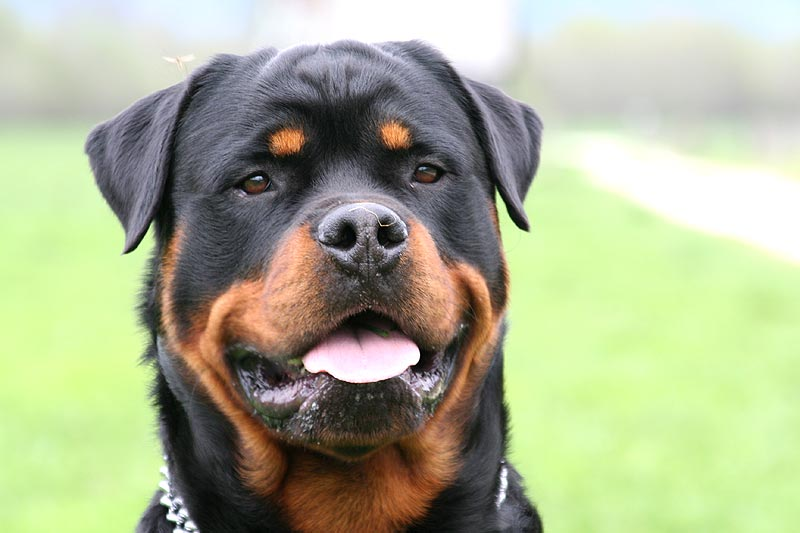
#> input picture practical_coding/computer_vision_coding/HaarCascade_ObjectDetection/images/rot.jpg, 800 x 533 px, found by its file name
$ jupyter execute cv2_basics.ipynb   (shell and % lines are left out)
#> lines starting #> are read from the running program, lines starting #| are printed output that depends on the picture
[cell 1]
import cv2
import matplotlib.pyplot as plt
import numpy as np

[cell 2]
from IPython.core.interactiveshell import InteractiveShell
InteractiveShell.ast_node_interactivity = "all"

# Loading a image

**cv2.IMREAD_GRAYSCALE** :  0 <br />
**cv2.IMREAD_COLOR** :  1  <br />
**cv2.IMREAD_UNCHANGED** :  -1 <br/>

cv2.IMREAD_UNCHANGED Reads alpha channel : In short which offers transparency

**what is alpha channel ?** <br/>
The alpha channel is a special channel that handles transparency. When an image has an alpha channel on it, it means you can adjust the image's opacity levels and make bits translucent or totally see-through. The alpha channel is instrumental when you want to remove the background from an image.

[cell 3]
image = cv2.imread("rot.jpg",1)
#> image is the input picture: shape (533, 800, 3); mean B, G, R 147, 178.9, 171.6
print(image.shape)
#| (533, 800, 3)
print(image)
#> (printed output is left out)

The below image displayed is different from original image **why ?** <br />
**Opencv** stores image in **BGR format** whereas **Matplotlib** show image in **RGB format** <br />
Lets Correct it

[cell 4]
plt.imshow(image)
#> (this line was passed over: IPython is not available in this run)

**Corrected Image**

[cell 5]
image = image[:,:,::-1]
plt.imshow(image)
#> (this line was passed over: IPython is not available in this run)

#### Lets explore color channels

[cell 6]
b,g,r = cv2.split(image)
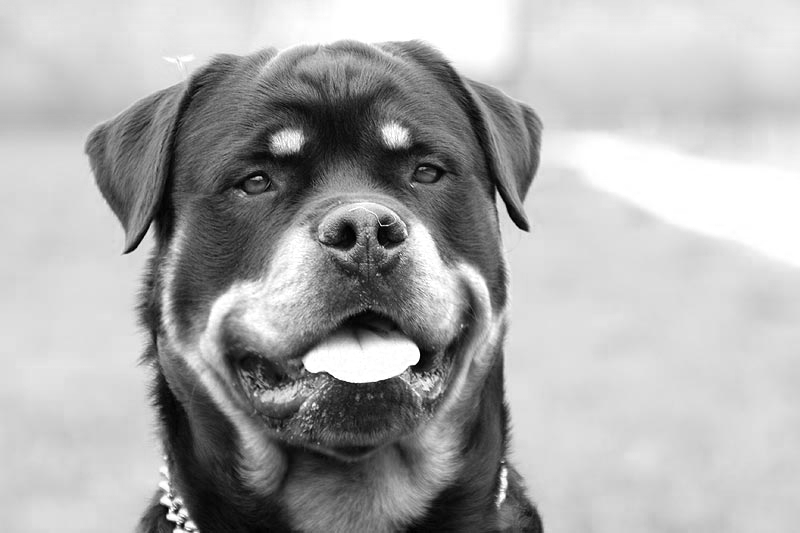
#> b: shape (533, 800); min 0, max 255, mean 171.6
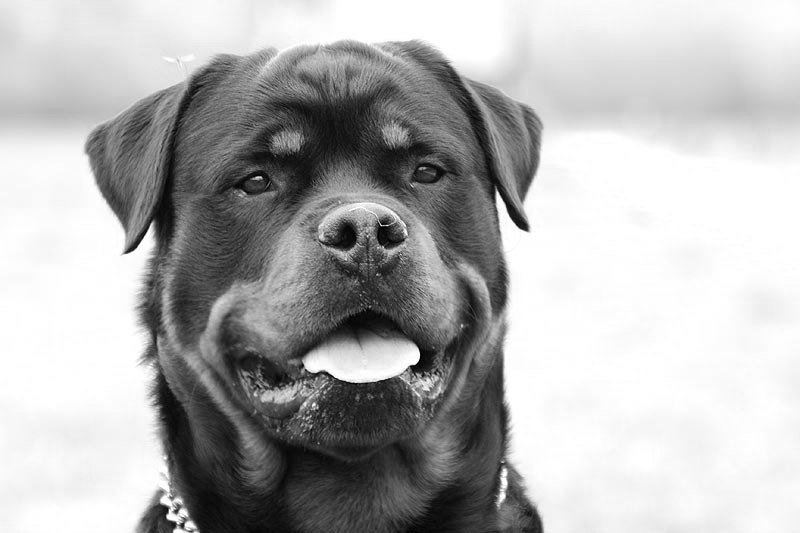
#> g: shape (533, 800); min 0, max 255, mean 178.9
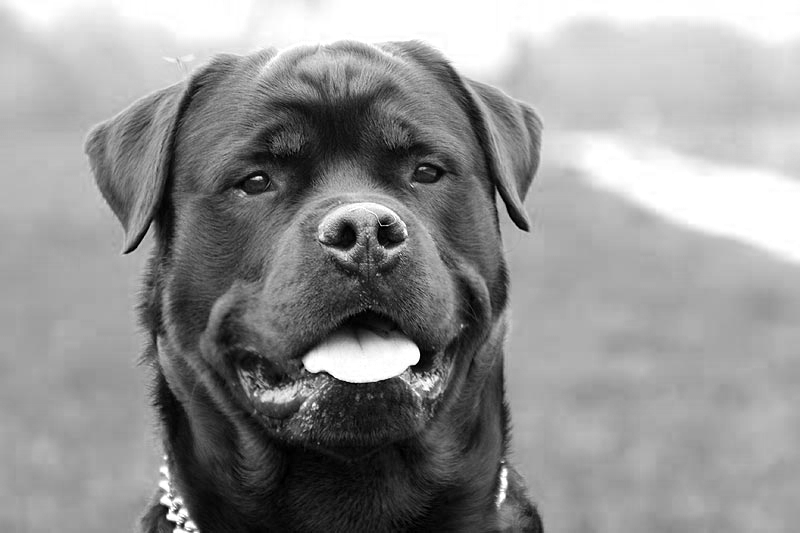
#> r: shape (533, 800); min 0, max 255, mean 147


plt.figure(figsize=[20,5])
#> (this line was passed over: IPython is not available in this run)
plt.subplot(161);plt.imshow(r);plt.title("Red Channel");
#> (this line was passed over: IPython is not available in this run)
#> (this line was passed over: IPython is not available in this run)
#> (this line was passed over: IPython is not available in this run)
plt.subplot(162);plt.imshow(g);plt.title("Green Channel");
#> (this line was passed over: IPython is not available in this run)
plt.subplot(163);plt.imshow(b);plt.title("Blue Channel");


merged = cv2.merge((r,g,b))
plt.subplot(164);plt.imshow(merged);plt.title("RGB Channel");

merged2 = cv2.merge((b,g,r))
plt.subplot(165);plt.imshow(merged2);plt.title("BGR Channel");

$ run again, with practical_coding/computer_vision_coding/HaarCascade_ObjectDetection/images/Sunflowers.jpg copied over practical_coding/computer_vision_coding/HaarCascade_ObjectDetection/images/rot.jpg
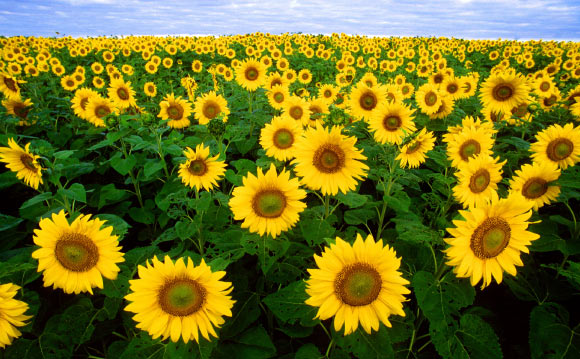
#> input picture practical_coding/computer_vision_coding/HaarCascade_ObjectDetection/images/Sunflowers.jpg, 580 x 359 px, found by its file name
#> image is the input picture: shape (359, 580, 3); mean B, G, R 33.5, 114.1, 115.8
#| (359, 580, 3)
#> (printed output is left out)
#> `b,g,r = cv2.split(image)`:
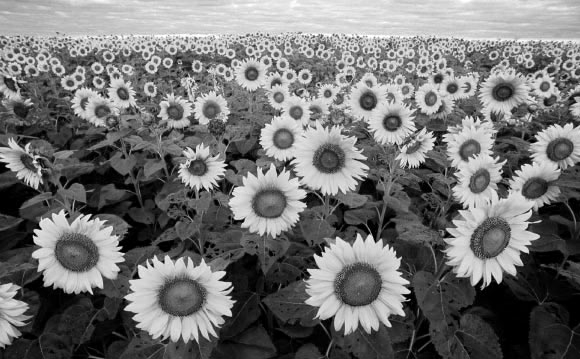
#> g: shape (359, 580); min 0, max 255, mean 114.1
#> `b,g,r = cv2.split(image)`:
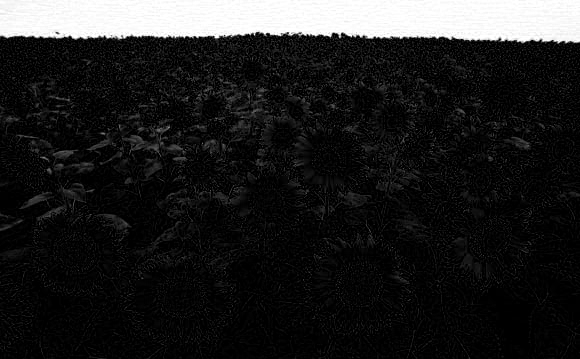
#> r: shape (359, 580); min 0, max 255, mean 33.5

$ run again, with practical_coding/computer_vision_coding/HaarCascade_ObjectDetection/images/Trump.jpg copied over practical_coding/computer_vision_coding/HaarCascade_ObjectDetection/images/rot.jpg
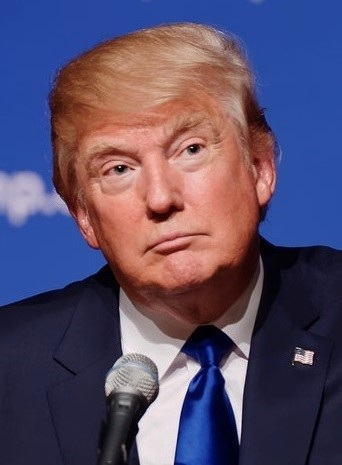
#> input picture practical_coding/computer_vision_coding/HaarCascade_ObjectDetection/images/Trump.jpg, 342 x 465 px, found by its file name
#> image is the input picture: shape (465, 342, 3); mean B, G, R 104.9, 77.8, 89.5
#| (465, 342, 3)
#> (printed output is left out)
#> `b,g,r = cv2.split(image)`:
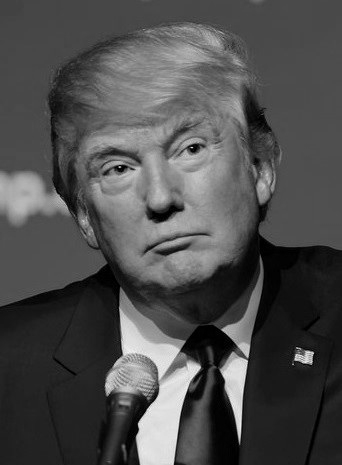
#> g: shape (465, 342); min 0, max 250, mean 77.8
#> `b,g,r = cv2.split(image)`:
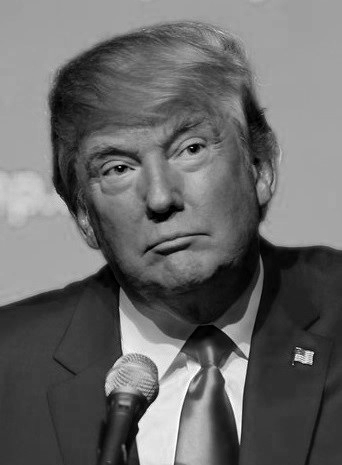
#> r: shape (465, 342); min 0, max 255, mean 104.9
